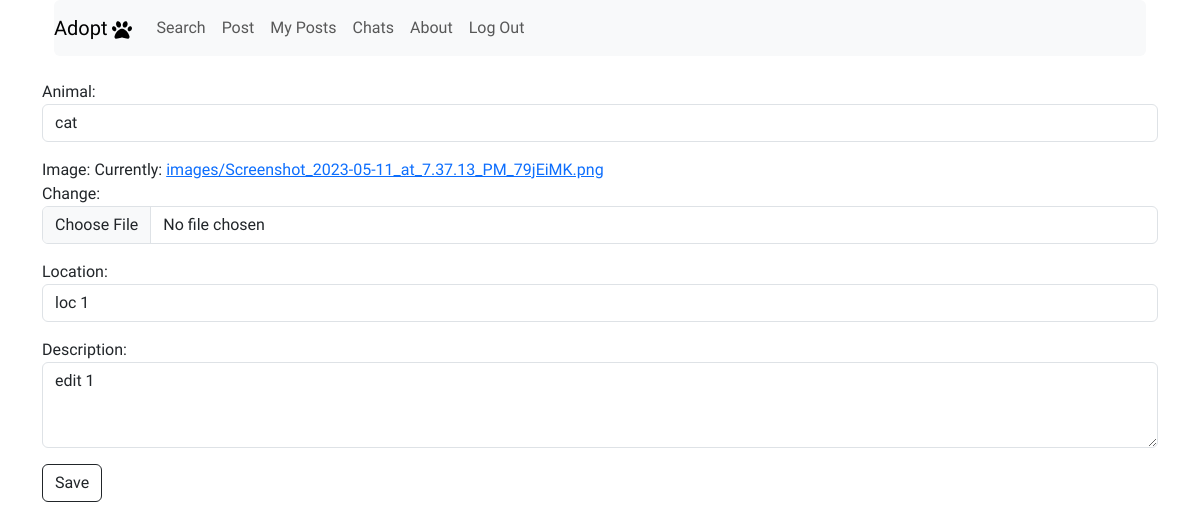
The page /3/edit/ (signed in) on the database its author committed.
### upload/models.py (models this page shows)
class upload_img(models.Model):
    dateTime = models.DateField(auto_now=True)
    user = models.ForeignKey(User, on_delete=models.CASCADE, default=None)
    animal = models.CharField(max_length=15)
    image = models.ImageField(upload_to='images')
    location = models.CharField(max_length=50)
    description = models.CharField(max_length=200)
    adopted = models.BooleanField(default=False)

### myPosts/views.py (the view)
# urls.py: path('<int:post_id>/edit/', edit_view, name='edit')
@login_required
def edit_view(request, post_id):
    post = get_object_or_404(models.upload_img, id=post_id)
    if request.method == "POST":
        form = forms.upload_img_form(request.POST, instance=post)
        if form.is_valid():
            form.save()
            return redirect('/my posts/')
    else:
        form = forms.upload_img_form(instance=post)
        return render(request, 'post/editPost.html', {'form': form})

### upload/forms.py
class upload_img_form(forms.ModelForm):
    class Meta:
        model = upload_img
        exclude = ['user', 'dateTime', 'adopted']
        widgets = {
            'animal': forms.TextInput(attrs={'class': 'form-control'}),
            'image': forms.ClearableFileInput(attrs={'class': 'form-control'}),
            'location': forms.TextInput(attrs={'class': 'form-control'}),
            'description': forms.Textarea(attrs={'class': 'form-control', 'rows': 3}),
        }

### templates/post/editPost.html (shortened to what this page needs)
{% extends 'base.html' %}
{% block content %}
    <form method="post">
        {{ form.as_p }}
        <button type="submit" class="btn btn-outline-dark">Save</button>
    </form>
{% endblock %}

### static/css/styles.css (style rules this page uses)
body { font-family: 'Nanum Myeongjo', serif; }

### rows shown on the page
upload_img: animal "cat", location "loc 1", description "edit 1"
